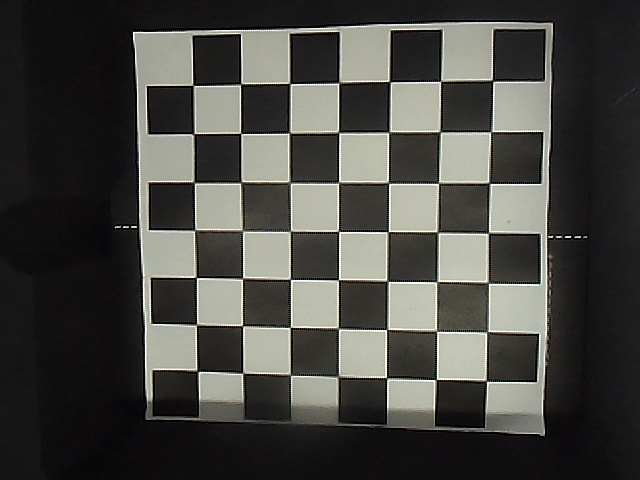
#> input picture 02-配套案例/06-综合实训项目/03机械臂分拣综合案例/01-色块分拣/tools/CameraCalibration/calibration_images/10.jpg, 640 x 480 px; its folder holds 3 pictures in this run
$ python Calibration.py
#> lines starting #> are read from the running program, lines starting #| are printed output that depends on the picture; after the words box and inside, x2 and y2 are one past the last pixel; in counts of white or black regions, pixels touching at a corner belong together; long printed decimals are rounded
#!/usr/bin/env python3
# encoding:utf-8
import cv2
import glob
import numpy as np
from CalibrationConfig import *

# 开始标定, 按任意键关闭最后的图像显示

# termination criteria
criteria = (cv2.TERM_CRITERIA_EPS + cv2.TERM_CRITERIA_MAX_ITER, 30, 0.001)

# prepare object points, like (0,0,0), (1,0,0), (2,0,0) ....,(6,5,0)
objp = np.zeros((calibration_size[1] * calibration_size[0], 3), np.float32)
objp[:, :2] = np.mgrid[0:calibration_size[1], 0:calibration_size[0]].T.reshape(-1, 2)

# Arrays to store object points and image points from all the images.
objpoints = []  # 3d point in real world space
imgpoints = []  # 2d points in image plane.

#标定采集的图像存储路径
images = glob.glob(save_path + '*.jpg')
for fname in images:
    img = cv2.imread(fname)
#> img is the input picture: shape (480, 640, 3); mean B, G, R 66.1, 70.5, 70.8
    gray = cv2.cvtColor(img,cv2.COLOR_BGR2GRAY)

    # Find the chess board corners
    ret, corners = cv2.findChessboardCorners(gray, (calibration_size[1],calibration_size[0]),None)
#> ret = False; corners = None
#> pass 3 of the loop `for fname in images:`:
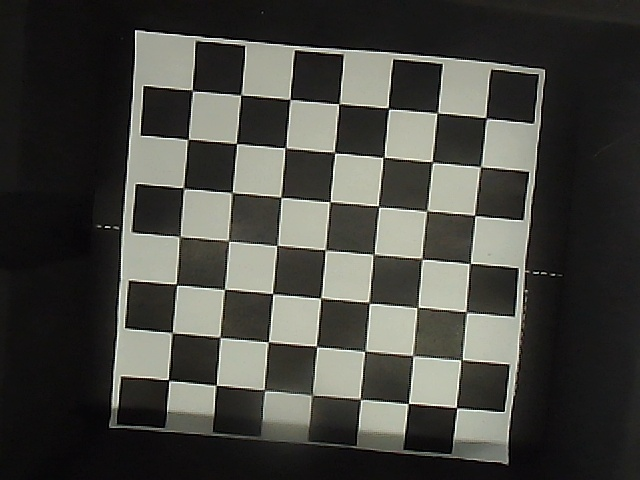
#> input picture 02-配套案例/06-综合实训项目/03机械臂分拣综合案例/01-色块分拣/tools/CameraCalibration/calibration_images/24.jpg, 640 x 480 px
#> img is the input picture: shape (480, 640, 3); mean B, G, R 64.3, 69.6, 69.7
#> `ret, corners = cv2.findChessboardCorners(gray, (calibration_size[1],ca..`: ret = True; corners = 49 rows, first 8: [192.3, 90.34], [240.7, 94.8], [289.9, 99.12], [338.6, 103.8], [388.5, 108.4], [437.5, 112.7], [486, 117.7], [188.2, 139.4]
#> corners2 = 49 rows, first 8: [192.4, 90.49], [240.8, 95.05], [290.1, 99.42], [338.8, 103.6], [388.5, 108.4], [437.3, 112.9], [486, 118.1], [187.9, 139.4]
#> `img = cv2.drawChessboardCorners(img, (calibration_size[1],calibration_..`:
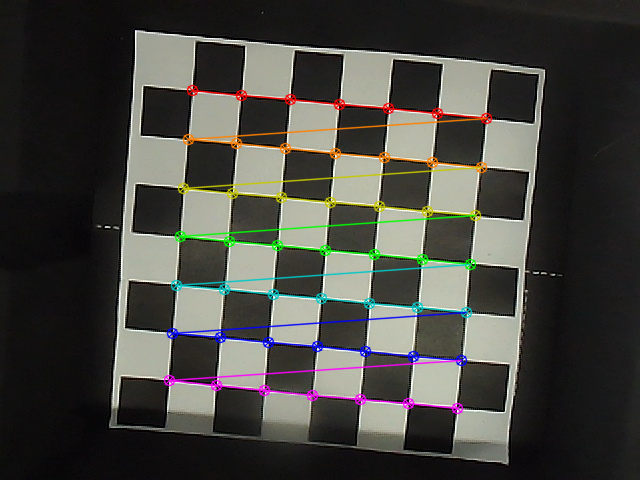
#> img: shape (480, 640, 3); 5.01% of pixels changed, all inside (x1, y1, x2, y2) = (163, 84, 493, 415)

    # If found, add object points, image points (after refining them)
    if ret == True:
        objpoints.append(objp)

        corners2 = cv2.cornerSubPix(gray, corners, (11,11), (-1,-1), criteria)
        imgpoints.append(corners2)

        # Draw and display the corners
        img = cv2.drawChessboardCorners(img, (calibration_size[1],calibration_size[0]), corners2,ret)
        cv2.imshow('img',img)
        cv2.waitKey(1)
    else:
        print('Not find object points:', fname)

cv2.destroyAllWindows()

# 获取内外参
ret, mtx, dist, rvecs, tvecs = cv2.calibrateCamera(objpoints, imgpoints, gray.shape[::-1], None, None)
#> ret = 0.427; mtx = [[2241.6, 0, 392.1], [0, 2276.7, 225.1], [0, 0, 1]]; dist = [[3.02, -355.6, 0.0248, 0.00822, 11205.9]]; rvecs = ([0.184, -0.0155, 0.0951],); tvecs = ([-4.07, -2.71, 45.67],)
print('mtx', mtx)
#| mtx [[2.24157699e+03 0.00000000e+00 3.92054933e+02]
#|  [0.00000000e+00 2.27669328e+03 2.25126213e+02]
#|  [0.00000000e+00 0.00000000e+00 1.00000000e+00]]
print('dist', dist)
#| dist [[ 3.01733457e+00 -3.55639641e+02  2.47856186e-02  8.21925263e-03
#|    1.12059340e+04]]

# 误差
mean_error = 0
for i in range(len(objpoints)):
    imgpoints2, _ = cv2.projectPoints(objpoints[i], rvecs[i], tvecs[i], mtx, dist)
    error = cv2.norm(imgpoints[i],imgpoints2, cv2.NORM_L2)/len(imgpoints2)
    mean_error += error
#> this loop made 1 pass
#> (error, mean_error) on pass 1: (0.0609, 0.0609)
#> after the loop, mean_error = 0.0609

print ("total error: ", mean_error/len(objpoints))
#| total error:  0.06093

# 保存参数
np.savez(calibration_param_path, dist_array = dist, mtx_array = mtx, fmt="%d", delimiter=" ")
print('save successful')

# 读取第10张图片测试矫正
img = cv2.imread(save_path + '10.jpg')
h, w = img.shape[:2]
#> h = 480; w = 640
newcameramtx, roi=cv2.getOptimalNewCameraMatrix(mtx,dist,(w,h),1,(w,h))
#> newcameramtx = [[2310.3, 0, 385.3], [0, 2283.4, 227.3], [0, 0, 1]]; roi = (71, 37, 562, 386)

# undistort
mapx, mapy = cv2.initUndistortRectifyMap(mtx,dist,None,newcameramtx,(w,h),5)
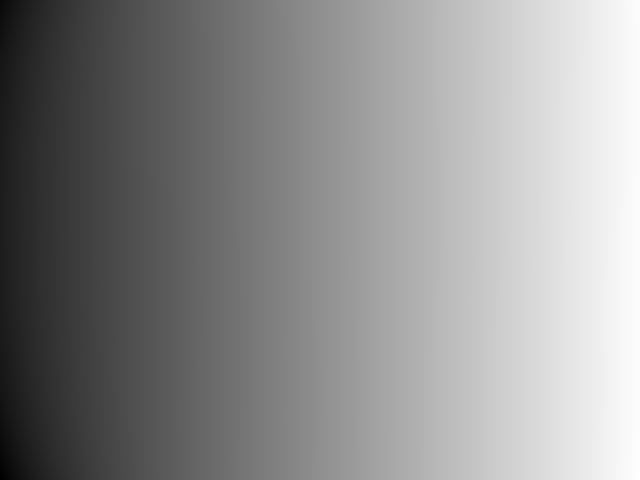
#> mapx: shape (480, 640) float32; min -82.27, max 646.2, mean 326.4; drawn with min black and max white
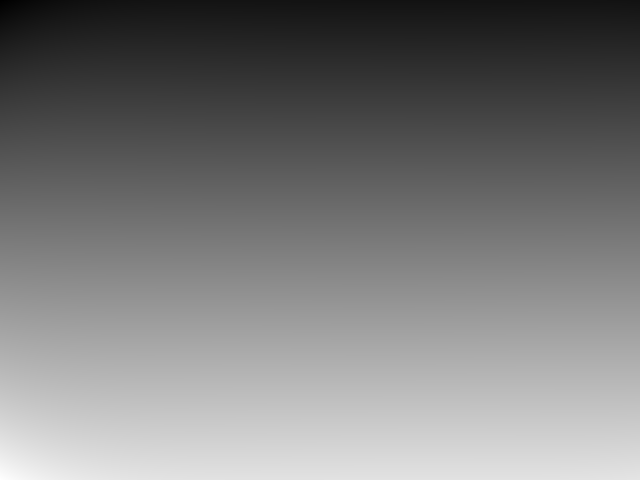
#> mapy: shape (480, 640) float32; min -45.05, max 546.3, mean 238.6; drawn with min black and max white
dst = cv2.remap(img, mapx, mapy, cv2.INTER_LINEAR)
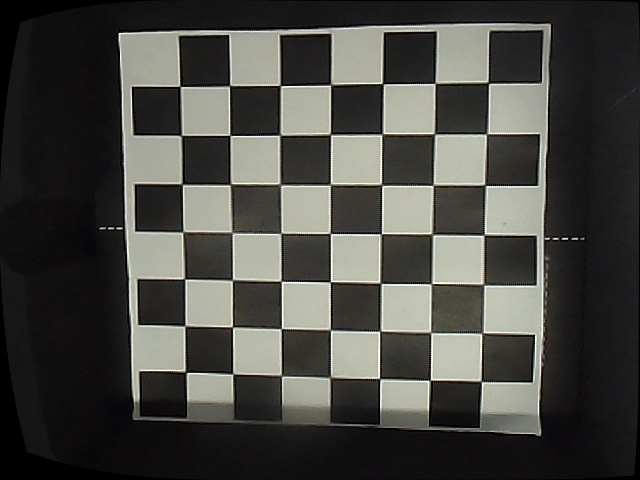
#> dst: shape (480, 640, 3); mean B, G, R 66.8, 71.4, 71.6

cv2.imshow('calibration', dst)
cv2.imshow('original', img)
key = cv2.waitKey(0)
#> (key Esc is pressed here)
if key != -1:
    cv2.destroyAllWindows()
